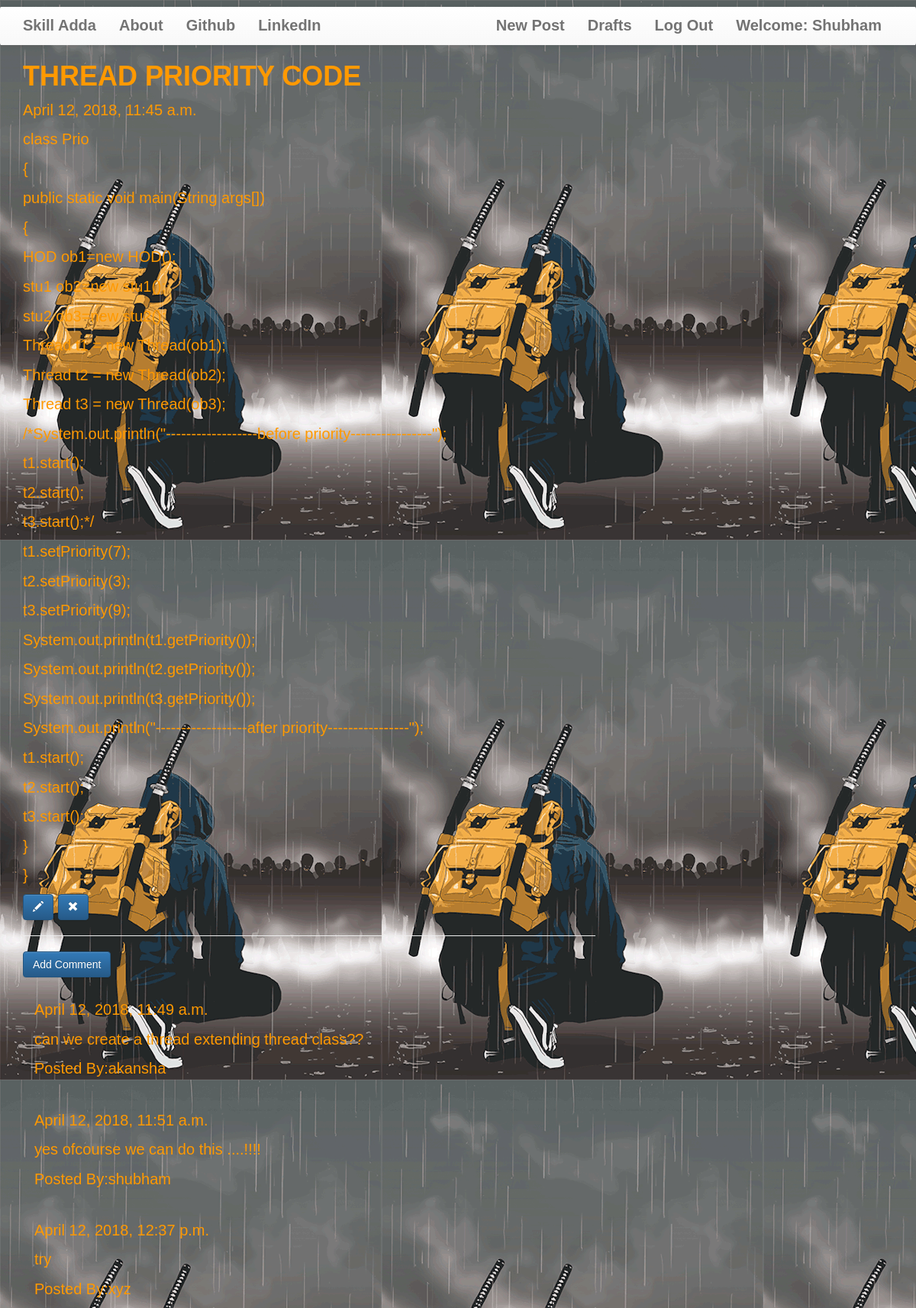
The page /post/24 (signed in) on the database its author committed.
### blog/models.py (models this page shows, shortened)
class Post(models.Model):
    author = models.ForeignKey('auth.User')
    title = models.CharField(max_length=200)
    text = models.TextField()
    created_date = models.DateTimeField(default=timezone.now)
    published_date = models.DateTimeField(blank=True,null=True)

class Comment(models.Model):
    post = models.ForeignKey('blog.Post',related_name='comments')
    author = models.CharField(max_length=200)
    text = models.TextField()
    created_date = models.DateTimeField(default=timezone.now)
    approved_comment = models.BooleanField(default=False)

### blog/views.py (the view)
# urls.py: url(r'post/(?P<pk>\d+)$',views.PostDetailView.as_view(),name='post_detail'),
class PostDetailView(DetailView):
    model = Post

### blog/templates/blog/post_detail.html (shortened to what this page needs)
{% extends "blog/base.html" %}
{% block content %}
  <h1 class="posttitle loader">{{post.title}}</h1>
  {% if post.published_date %}
     <div class="date postdate">
       {{ post.published_date}}
     </div>
    {% else %}
     <a class='btn btn-default' href="{% url 'post_publish' pk=post.pk %}">Publish</a>
  {% endif %}
  <p class='postcontent'>{{ post.text|safe|linebreaksbr}}</p>
  {% if user.is_authenticated %}
    <a class='btn btn-primary' href="{% url 'post_edit' pk=post.pk %}">
      <span class='glyphicon glyphicon-pencil'></span>
    </a>
    <a class='btn btn-primary' href="{% url 'post_remove' pk=post.pk %}">
      <span class='glyphicon glyphicon-remove'></span>
    </a>
  {% endif %}
  <hr>
  <a class='btn btn-primary btn-comment' href="{% url 'add_comment_to_post' pk=post.pk%}">Add Comment</a>
  <div class="container">
    {% for comment in post.comments.all %}
    <br>
      {% if user.is_authenticated or comment.approved_comment %}
        {{comment.created_date }}
        <p>{{comment.text|safe|linebreaks}}</p>
        <p>Posted By:{{comment.author }}</p>
      {% endif %}
      {% empty %}
      <p>No Comments</p>
    {% endfor %}
  </div>
{% endblock %}

### blog/templates/blog/base.html (shortened to what this page needs)
<!DOCTYPE html>
{% load staticfiles %}
<html>
    <head>
        <link rel="stylesheet" href="https://maxcdn.bootstrapcdn.com/bootstrap/3.3.7/css/bootstrap.min.css">
        <link rel="stylesheet" href="https://maxcdn.bootstrapcdn.com/bootstrap/3.3.7/css/bootstrap-theme.min.css">
        <link rel="stylesheet" href="//cdn.jsdelivr.net/medium-editor/latest/css/medium-editor.min.css" type="text/css" media="screen" charset="utf-8">
        <link rel="stylesheet" href="{% static 'css/try.css' %}">
<body class='loader'>
  <nav class="navbar navbar-default techfont custom-navbar">
    <div class="container">
      <ul class="nav navbar-nav">
        <li><a class='navbar-brand bigbrand' href="{% url 'post_list' %}">Skill Adda</a></li>
        <li><a href="{% url 'about'%}">About</a></li>
        <li><a href="https://www.github.com">Github</a></li>
        <li><a href="https://www.linkedin.com">LinkedIn</a></li>
      </ul>
      <ul class="nav navbar-nav navbar-right">
        {% if user.is_authenticated %}
        <li>
          <a href="{% url 'post_new' %}" >New Post</a>
        </li>
        <li>
          <a href="{% url 'post_draft_list' %}">Drafts</a>
        </li>
        <li>
          <a href="{% url 'logout' %}" >Log out</a>
        </li>
        <li>
          <a >Welcome: {{ user.username }}</a>
        </li>
          {% else %}
          <li><a class='nav navbar-right' href="{% url 'login' %}" ><span class="glyphicon glyphicon-user"></span></a></li>
        {% endif %}
      </ul>
  </div>
</nav>
        <div class="content container"style="color:#ff9900;font-size:20px;font-family: 'Poor Story', sans-serif">
            <div class="row"style="color:#ff9900;font-size:20px;font-family: 'Poor Story', sans-serif">
                <div class="col-md-8"style="color:#ff9900;font-size:20px;font-family: 'Poor Story', sans-serif">
                  <div class="blog_posts" style="color:#ff9900;font-size:20px;font-family: 'Poor Story', sans-serif">
                    {% block content %}
                    {% endblock %}
                  </div>
                </div>
            </div>
        </div>
</body>
</html>

### blog/static/css/try.css (style rules this page uses)
body { margin: 0; padding: 0; font-family: 'Poor Story', sans-serif; background-image: url("sm.gif"); }
li { list-style: none; }
a:hover, a:visited, a { text-decoration: none; }
h1, h2 { text-transform: uppercase; font-weight: bold; }
.navbar-default { background-color: transparent; border-color: transparent; margin-bottom: 0; margin-top: 8px; transition: all .5s ease 0s; -webkit-transition: all .5s ease 0s; -moz-transition: all .5s ease 0s; -o-transition: all .5s ease 0s; -ms-transition: all .5s ease 0s; }
ul.nav { margin: 0; padding: 0; }
.navbar-default .navbar-nav>li>a { font-size:20px; color: #737373; text-transform: capitalize; transition: all .7s ease 0s; -webkit-transition: all .7s ease 0s; -moz-transition: all .7s ease 0s; -o-transition: all .7s ease 0s; -ms-transition: all .7s ease 0s; padding: 14px 15px; font-weight: bold; }
html, body, .carousel, .carousel-inner, .carousel-inner .item { height: 100%; }

### rows shown on the page
Post: title "THREAD PRIORITY CODE", published_date "April 12, 2018, 11:45 a.m.", text "class Prio { public static void main(String args[]) { HOD ob1=new HOD(); stu1 ob2=new stu1(); stu2 ob3=new stu2(); Thread t1 = new Thread(ob1); Thread t2 = new Thread(ob2); Thread t3 = new Thread(ob3); /*System.out.println(\"------------------before priority----------------\"); t1.start(); t2.start(); t3.start();*/ t1.setPriority(7); t2.setPriority(3); t3.setPriority(9); System.out.println(t1.getPriority()); System.out.println(t2.getPriority()); System.out.println(t3.getPriority()); System.out.println(\"------------------after priority----------------\"); t1.start(); t2.start(); t3.start(); } }"
Comment: created_date "April 12, 2018, 11:49 a.m.", text "can we create a thread extending thread class??", author "akansha"
Comment: created_date "April 12, 2018, 11:51 a.m.", text "yes ofcourse we can do this ....!!!!", author "shubham"
Comment: created_date "April 12, 2018, 12:37 p.m.", text "try", author "xyz"

### other values the page prints
{{ user.username }} "Shubham"
